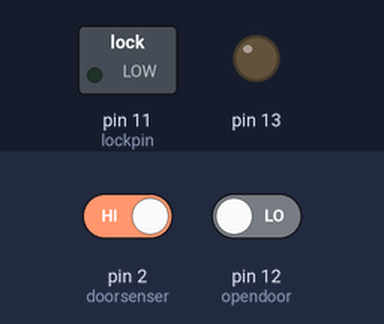
This sketch was run on a simulated Arduino Uno, built with avr-gcc and run on an emulated ATmega328P. Parts: switched loads named in the sketch (green lamp = pin HIGH), output pins drawn as LEDs (lit = HIGH). Dashed ring = blinking. The inputs (shaded band) are chosen by the test bench; at power-on: pin 12 (opendoor) LOW, pin 2 (doorsenser) HIGH.

Above: at 1.2 s.
1.3 s: pin 12 (opendoor) driven HIGH
At 1.51 s:
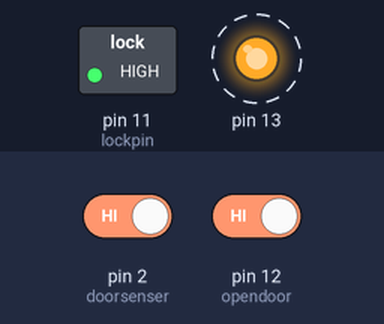
4.3 s: pin 2 (doorsenser) driven LOW
At 5.3 s:
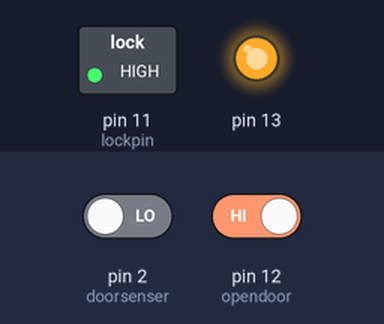
5.8 s: pin 2 (doorsenser) driven HIGH
At 6.4 s:
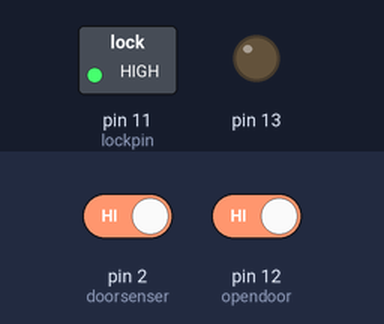
Timing chart, 0 to 14.8 s (numbered marks = the images above; inputs shaded):
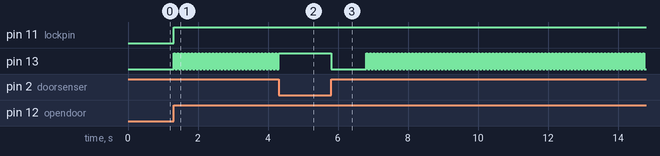

The sketch:

sketch_dec20a_lock.ino
```cpp
#include <Keypad.h>
#include <Wire.h>

#define KEY_ROWS 4
#define KEY_COLS 3  // 薄膜按鍵的行
// 設置按鍵模組
char keymap[KEY_ROWS][KEY_COLS] = {
  {'1', '2', '3'},
  {'4', '5', '6'},
  {'7', '8', '9'},
  {'*', '0', '#'}
};

int lockpin = 11;
int doorsenser = 2;
int opendoor = 12;

bool unlock = false;
bool door = false;


byte rowPins[KEY_ROWS] = {10, 9, 8, 7};
byte colPins[KEY_COLS] = {6, 5, 4};

Keypad keypad = Keypad(makeKeymap(keymap), rowPins, colPins, KEY_ROWS, KEY_COLS);

String passcode = "10648";
String inputCode = "";      // 暫存用戶的按鍵字串
bool acceptKey = true;      // 代表是否接受用戶按鍵輸入的變數，預設為「接受」

void resetLocker() {
  acceptKey = true;
  inputCode = "";
  unlock = false;
  digitalWrite(lockpin,LOW);
}

// 比對用戶輸入的密碼
void checkPinCode() {
  acceptKey = false;  // 暫時不接受用戶按鍵輸入

  if (inputCode == passcode) {
    unlock = true;
  } else {
    unlock = false;
    resetLocker();
  }
}

void setup() {
  resetLocker();
  pinMode(lockpin,OUTPUT);
  pinMode(doorsenser,INPUT);
  pinMode(opendoor,INPUT);
  pinMode(13,OUTPUT);
}

void loop() {
  char key = keypad.getKey();
  door = digitalRead(doorsenser);

  // 若目前接受用戶輸入，而且有新的字元輸入…
  if (acceptKey == true && key != NO_KEY) {
    if (key == '*') {   // 清除畫面
      inputCode = "";
    } else if (key == '#') {  // 比對輸入密碼
      checkPinCode();
    } else {
      inputCode += key;  // 儲存用戶的按鍵字元
    }
  }
  if(acceptKey == false&&unlock == true){
    digitalWrite(lockpin,HIGH);
    while(door == true){
      digitalWrite(13,HIGH);
      delay(50);
      digitalWrite(13,LOW);
      delay(50);
      door = digitalRead(doorsenser);
    }
    while(door == false){
      digitalWrite(13,HIGH);
      door = digitalRead(doorsenser);
    }
    while(door == true){
      digitalWrite(13,LOW);
      delay(1000);
      resetLocker();
      break;
    }
  }
  if(digitalRead(opendoor) == true){
    acceptKey = false;
    unlock = true;
  }
  if(door == false && unlock == false){
    while(door == false){
      door = digitalRead(doorsenser);
      digitalWrite(lockpin,HIGH);
    }
    resetLocker();
  }
}
```

Measured:
- after the input at 1.3 s, pin 11 (lockpin): LOW → HIGH at once; pin 13: alternates HIGH for 0.05 s and LOW for 0.05 s, starting at once
- after the input at 4.3 s, pin 13: goes on until 4.3 s, then stays HIGH
- after the input at 5.8 s, pin 13: HIGH → LOW at once, then repeats every 0.10 s: HIGH 0.05 s, LOW 0.05 s
